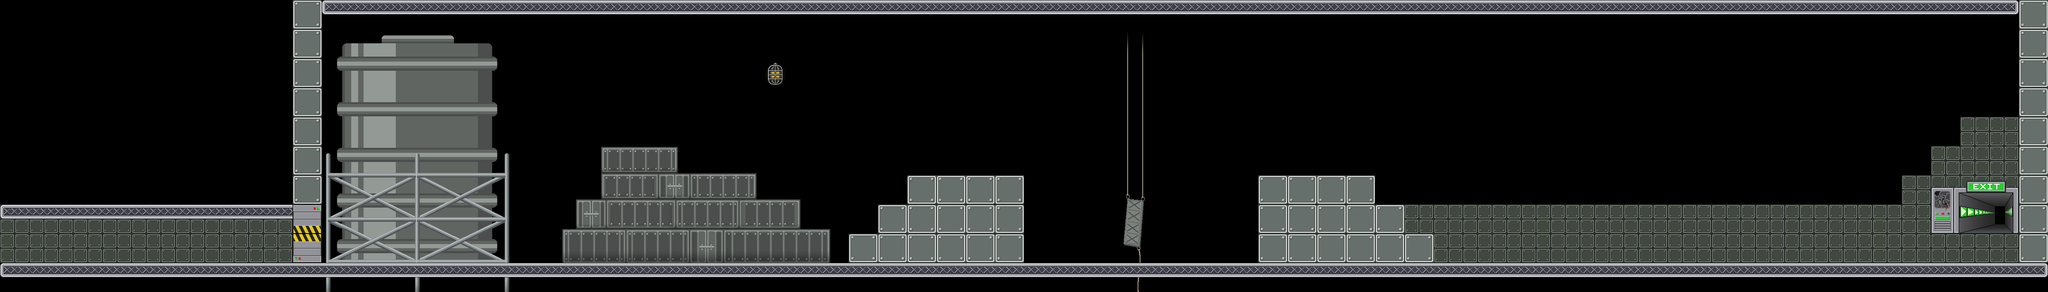

This game map was drawn from its Tiled (.tmx) file and the tilesets committed beside it. A one-line description and the trimmed map source follow:
An orthogonal 70x10 tile map with 64x64 px tiles, 2 tile layers (foreground, front), 20 tilesets and 32 objects.

<map version="1.0" orientation="orthogonal" width="70" height="10" tilewidth="64" tileheight="64">
 <tileset firstgid="1" name="mur" tilewidth="64" tileheight="64">
  <image source="data/mur.png" trans="ffffff" width="64" height="64" />
 </tileset>
 <tileset firstgid="2" name="sol" tilewidth="64" tileheight="64">
  <image source="data/sol.png" trans="ffffff" width="64" height="64" />
 </tileset>
 <tileset firstgid="3" name="alone" tilewidth="64" tileheight="64">
  <image source="data/alone.png" width="64" height="64" />
 </tileset>
 <tileset firstgid="4" name="left" tilewidth="64" tileheight="64">
  <image source="data/left.png" width="64" height="64" />
 </tileset>
 <tileset firstgid="5" name="mid" tilewidth="64" tileheight="64">
  <image source="data/mid.png" width="64" height="64" />
 </tileset>
 <tileset firstgid="6" name="right" tilewidth="64" tileheight="64">
  <image source="data/right.png" width="64" height="64" />
 </tileset>
 <tileset firstgid="7" name="portebas" tilewidth="64" tileheight="64">
  <image source="data/portebas.png" width="64" height="64" />
 </tileset>
 <tileset firstgid="8" name="portehaut" tilewidth="64" tileheight="64">
  <image source="data/portehaut.png" width="64" height="64" />
 </tileset>
 <tileset firstgid="9" name="fin" tilewidth="192" tileheight="128">
  <image source="data/fin.png" width="192" height="128" />
 </tileset>
 <tileset firstgid="10" name="citerne" tilewidth="418" tileheight="632">
  <tileoffset x="0" y="632" />
  <image source="data/citerne.png" width="418" height="632" />
 </tileset>
 <tileset firstgid="11" name="container1" tilewidth="610" tileheight="276">
  <tileoffset x="0" y="195" />
  <image source="data/container1.png" width="610" height="276" />
 </tileset>
 <tileset firstgid="12" name="container2" tilewidth="480" tileheight="330">
  <tileoffset x="0" y="280" />
  <image source="data/container2.png" width="480" height="330" />
 </tileset>
 <tileset firstgid="13" name="cable1" tilewidth="77" tileheight="372">
  <tileoffset x="0" y="372" />
  <properties>
   <property name="anim" value="true" />
  </properties>
  <image source="data/cable1.png" width="77" height="372" />
 </tileset>
 <tileset firstgid="14" name="passerelle1" tilewidth="198" tileheight="342">
  <tileoffset x="0" y="342" />
  <image source="data/passerelle1.png" width="198" height="342" />
 </tileset>
 <tileset firstgid="15" name="passerelle2" tilewidth="122" tileheight="599">
  <tileoffset x="0" y="599" />
  <properties>
   <property name="anim" value="true" />
  </properties>
  <image source="data/passerelle2.png" width="122" height="599" />
 </tileset>
 <tileset firstgid="16" name="cable2" tilewidth="46" tileheight="243">
  <tileoffset x="0" y="243" />
  <properties>
   <property name="anim" value="true" />
  </properties>
  <image source="data/cable2.png" width="46" height="243" />
 </tileset>
 <tileset firstgid="17" name="mur2" tilewidth="64" tileheight="64">
  <image source="data/mur2.png" width="64" height="64" />
 </tileset>
 <tileset firstgid="18" name="lamp1" tilewidth="64" tileheight="64">
  <image source="data/lamp1.png" width="67" height="64" />
 </tileset>
 <tileset firstgid="19" name="lamp2" tilewidth="64" tileheight="64">
  <image source="data/lamp2.png" width="64" height="64" />
 </tileset>
 <tileset firstgid="20" name="cable" tilewidth="64" tileheight="64">
  <image source="data/cable.png" width="64" height="64" />
 </tileset>
 <layer name="foreground" width="70" height="10">
  <data>[700 cells, 76 non-empty, 6 distinct tile ids]</data>
 </layer>
 <layer name="front" width="70" height="10">
  <data>[700 cells, 187 non-empty, 8 distinct tile ids]</data>
 </layer>
 <objectgroup color="#00ff00" name="wall" width="70" height="10">
  <object x="640" y="0" width="64" height="576" />
  <object x="4416" y="0" width="64" height="576" />
  <object x="2752" y="448" width="64" height="128" />
  <object x="2176" y="448" width="64" height="128" />
 </objectgroup>
 <objectgroup color="#0000ff" name="platform" width="70" height="10">
  <object x="640" y="576" width="3840" height="64" />
  <object x="704" y="0" width="3712" height="64" />
  <object x="2752" y="384" width="256" height="64" />
  <object x="3008" y="448" width="64" height="64" />
  <object x="3072" y="512" width="64" height="64" />
  <object x="1984" y="384" width="256" height="64" />
  <object x="1920" y="448" width="64" height="64" />
  <object x="1856" y="512" width="64" height="64" />
 </objectgroup>
 <objectgroup color="#ffffff" name="movable" width="70" height="10" />
 <objectgroup color="#ff6666" name="destroyable" width="70" height="10" />
 <objectgroup color="#800000" name="metalman" width="70" height="10">
  <object x="768" y="512" width="64" height="64">
   <properties>
    <property name="powers" value="Alu" />
   </properties>
  </object>
 </objectgroup>
 <objectgroup color="#ff0000" name="themagnet" width="70" height="10">
  <object x="896" y="512" width="64" height="64">
   <properties>
    <property name="powers" value="None" />
   </properties>
  </object>
 </objectgroup>
 <objectgroup color="#800000" name="generator" width="70" height="10" />
 <objectgroup color="#66ccff" name="switch" width="70" height="10" />
 <objectgroup color="#e6e6e6" name="metal" width="70" height="10" />
 <objectgroup color="#333333" name="gate" width="70" height="10" />
 <objectgroup color="#004080" name="acid" width="70" height="10">
  <object x="2368" y="512" width="64" height="64">
   <properties>
    <property name="type" value="bm" />
   </properties>
  </object>
  <object x="2240" y="448" width="64" height="64">
   <properties>
    <property name="type" value="hg" />
   </properties>
  </object>
  <object x="2688" y="512" width="64" height="64">
   <properties>
    <property name="type" value="bd" />
   </properties>
  </object>
  <object x="2496" y="512" width="64" height="64">
   <properties>
    <property name="type" value="bm" />
   </properties>
  </object>
  <object x="2560" y="512" width="64" height="64">
   <properties>
    <property name="type" value="bm" />
   </properties>
  </object>
  <object x="2432" y="448" width="64" height="64">
   <properties>
    <property name="type" value="hm" />
   </properties>
  </object>
  <object x="2432" y="512" width="64" height="64">
   <properties>
    <property name="type" value="bm" />
   </properties>
  </object>
  <object x="2240" y="512" width="64" height="64">
   <properties>
    <property name="type" value="bg" />
   </properties>
  </object>
  <object x="2304" y="512" width="64" height="64">
   <properties>
    <property name="type" value="bm" />
   </properties>
  </object>
  <object x="2688" y="448" width="64" height="64">
   <properties>
    <property name="type" value="hd" />
   </properties>
  </object>
  <object x="2624" y="512" width="64" height="64">
   <properties>
    <property name="type" value="bm" />
   </properties>
  </object>
  <object x="2496" y="448" width="64" height="64">
   <properties>
    <property name="type" value="hm" />
   </properties>
  </object>
  <object x="2560" y="448" width="64" height="64">
   <properties>
    <property name="type" value="hm" />
   </properties>
  </object>
  <object x="2624" y="448" width="64" height="64">
   <properties>
    <property name="type" value="hm" />
   </properties>
  </object>
  <object x="2368" y="448" width="64" height="64">
   <properties>
    <property name="type" value="hm" />
   </properties>
  </object>
  </objectgroup>
 <objectgroup color="#ffff00" name="arc" width="70" height="10" />
 <objectgroup color="#ffff00" name="levelend" width="70" height="10">
  <!-- 1 objects omitted --></objectgroup>
 <objectgroup color="#800080" name="gateswitch" width="70" height="10" />
 <objectgroup name="lamps" width="70" height="10">
  <!-- 1 objects omitted --></objectgroup>
</map>
<!-- 3 of 32 objects omitted -->
